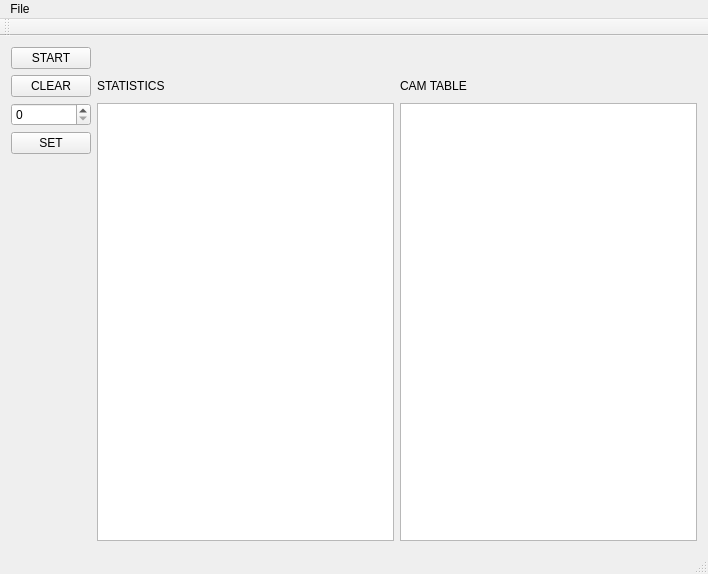
<?xml version="1.0" encoding="UTF-8"?>
<ui version="4.0">
 <class>PSIPMLSWClass</class>
 <widget class="QMainWindow" name="PSIPMLSWClass">
  <property name="geometry">
   <rect>
    <x>0</x>
    <y>0</y>
    <width>708</width>
    <height>574</height>
   </rect>
  </property>
  <property name="windowTitle">
   <string>PSIPMLSW</string>
  </property>
  <widget class="QWidget" name="centralWidget">
   <layout class="QGridLayout" name="gridLayout">
    <item row="2" column="0">
     <widget class="QPushButton" name="clearButton">
      <property name="text">
       <string>CLEAR</string>
      </property>
     </widget>
    </item>
    <item row="1" column="0">
     <widget class="QPushButton" name="startButton">
      <property name="text">
       <string>START</string>
      </property>
     </widget>
    </item>
    <item row="2" column="2">
     <widget class="QLabel" name="label_2">
      <property name="text">
       <string>CAM TABLE</string>
      </property>
     </widget>
    </item>
    <item row="3" column="0">
     <widget class="QSpinBox" name="spinBox"/>
    </item>
    <item row="3" column="1" rowspan="3">
     <widget class="QTextEdit" name="textEdit"/>
    </item>
    <item row="3" column="2" rowspan="3">
     <widget class="QTextEdit" name="textEdit_2"/>
    </item>
    <item row="2" column="1">
     <widget class="QLabel" name="label">
      <property name="text">
       <string>STATISTICS</string>
      </property>
     </widget>
    </item>
    <item row="4" column="0">
     <widget class="QPushButton" name="setButton">
      <property name="text">
       <string>SET</string>
      </property>
     </widget>
    </item>
   </layout>
  </widget>
  <widget class="QMenuBar" name="menuBar">
   <property name="geometry">
    <rect>
     <x>0</x>
     <y>0</y>
     <width>708</width>
     <height>21</height>
    </rect>
   </property>
   <widget class="QMenu" name="menuFile">
    <property name="title">
     <string>File</string>
    </property>
    <addaction name="actionExit"/>
   </widget>
   <addaction name="menuFile"/>
  </widget>
  <widget class="QToolBar" name="mainToolBar">
   <attribute name="toolBarArea">
    <enum>TopToolBarArea</enum>
   </attribute>
   <attribute name="toolBarBreak">
    <bool>false</bool>
   </attribute>
  </widget>
  <widget class="QStatusBar" name="statusBar"/>
  <action name="actionExit">
   <property name="text">
    <string>Exit</string>
   </property>
  </action>
 </widget>
 <layoutdefault spacing="6" margin="11"/>
 <resources>
  <include location="PSIPMLSW.qrc"/>
 </resources>
 <connections>
  <connection>
   <sender>actionExit</sender>
   <signal>triggered(bool)</signal>
   <receiver>PSIPMLSWClass</receiver>
   <slot>close()</slot>
   <hints>
    <hint type="sourcelabel">
     <x>-1</x>
     <y>-1</y>
    </hint>
    <hint type="destinationlabel">
     <x>344</x>
     <y>266</y>
    </hint>
   </hints>
  </connection>
 </connections>
</ui>
